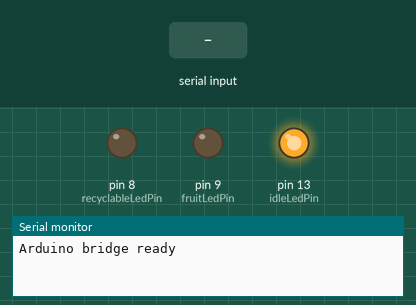
Bench run of a sketch on a simulated Arduino Uno, built with avr-gcc and run on an emulated ATmega328P. Parts: output pins drawn as LEDs (lit = HIGH), the last lines printed to the serial monitor. The inputs (shaded band) are chosen by the test bench.

Above: at 1.2 s.
1.3 s: "BOTTLE\n" received over Serial
At 1.8 s:
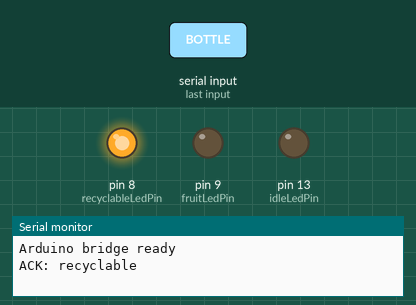
2.8 s: "BANANA\n" received over Serial
At 4.0 s:
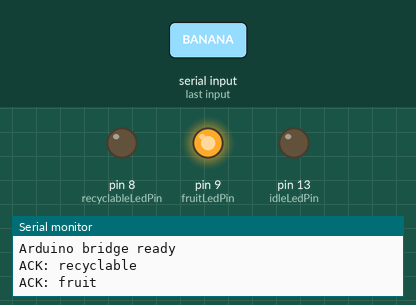
4.3 s: byte 10 ('\n') received over Serial
At 5.0 s:
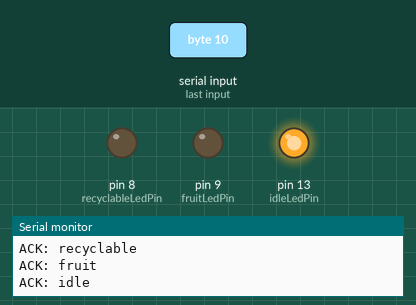
5.8 s: "CUP\n" received over Serial
At 6.3 s:
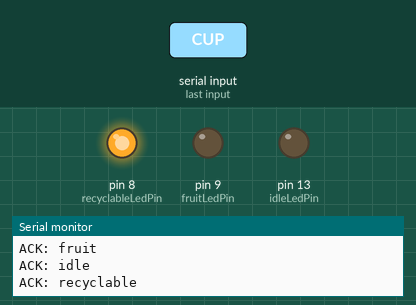
7.3 s: "APPLE\n" received over Serial
At 8.7 s:
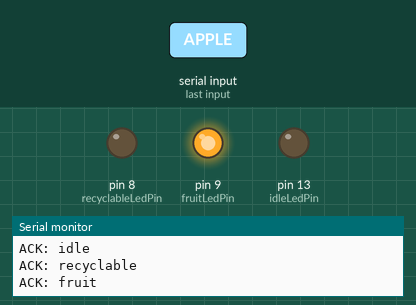
Timing chart, 0 to 9.8 s (numbered marks = the images above; inputs shaded):
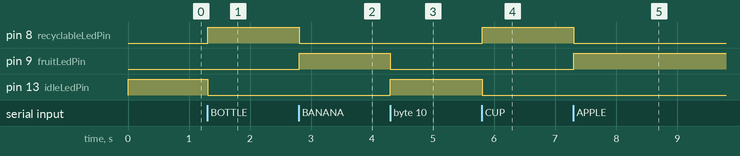

The sketch:

arduino_garbage_bridge.ino
```cpp
// 橋接程式：接收 Python 命令後切換 LED 狀態，作為分類控制示範。
// 三個 LED 分別代表可回收、水果類與待機狀態。
const int recyclableLedPin = 8;
const int fruitLedPin = 9;
const int idleLedPin = LED_BUILTIN;

// 暫存從序列埠收到的一整行命令。
String command = "";

void setLeds(bool recyclableOn, bool fruitOn, bool idleOn) {
  // 統一控制所有 LED，避免在不同分支重複寫 digitalWrite。
  digitalWrite(recyclableLedPin, recyclableOn ? HIGH : LOW);
  digitalWrite(fruitLedPin, fruitOn ? HIGH : LOW);
  digitalWrite(idleLedPin, idleOn ? HIGH : LOW);
}

void handleCommand(String value) {
  // 先整理字串格式，避免換行或大小寫造成比對失敗。
  value.trim();
  value.toUpperCase();

  // 可回收類命令。
  if (value == "BOTTLE" || value == "CUP" || value == "WINE_GLASS") {
    setLeds(true, false, false);
    Serial.println("ACK: recyclable");
    return;
  }

  // 水果類命令。
  if (value == "BANANA" || value == "APPLE" || value == "ORANGE") {
    setLeds(false, true, false);
    Serial.println("ACK: fruit");
    return;
  }

  // 其他情況包含 NONE，都回到待機狀態。
  setLeds(false, false, true);
  Serial.println("ACK: idle");
}

void setup() {
  // 初始化輸出腳位。
  pinMode(recyclableLedPin, OUTPUT);
  pinMode(fruitLedPin, OUTPUT);
  pinMode(idleLedPin, OUTPUT);

  // 開機先進入待機狀態。
  setLeds(false, false, true);

  // 啟動與 Python 相同鮑率的序列通訊。
  Serial.begin(9600);
  while (!Serial) {
  }

  Serial.println("Arduino bridge ready");
}

void loop() {
  // 持續讀取序列資料，直到拼出一整行命令為止。
  while (Serial.available() > 0) {
    char incoming = Serial.read();

    if (incoming == '\n') {
      // 收到換行代表命令結束，立即處理並清空緩衝。
      handleCommand(command);
      command = "";
      continue;
    }

    if (incoming != '\r') {
      // Windows 常見的 CRLF 只保留真正的字元內容。
      command += incoming;
    }
  }
}
```

Measured:
- after the input at 1.3 s, pin 8 (recyclableLedPin): LOW → HIGH at once; pin 13 (idleLedPin): HIGH → LOW at once
- after the input at 2.8 s, pin 8 (recyclableLedPin): HIGH → LOW at once; pin 9 (fruitLedPin): LOW → HIGH at once
- after the input at 4.3 s, pin 9 (fruitLedPin): HIGH → LOW at once; pin 13 (idleLedPin): LOW → HIGH at once
- after the input at 5.8 s, pin 8 (recyclableLedPin): LOW → HIGH at once; pin 13 (idleLedPin): HIGH → LOW at once
- after the input at 7.3 s, pin 8 (recyclableLedPin): HIGH → LOW at once; pin 9 (fruitLedPin): LOW → HIGH at once
